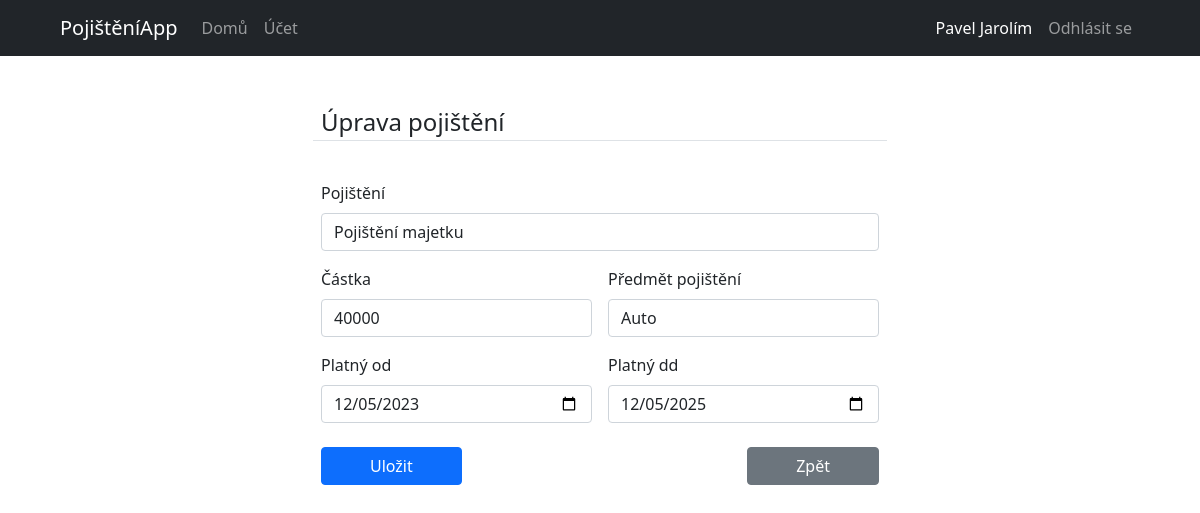
/účet/6/úprava_pojištění/9 (signed in), run on the app's committed database.
### root/models.py (models this page shows, shortened)
class Users(db.Model, UserMixin):
    id = db.Column(db.Integer, primary_key=True)
    first_name = db.Column(db.String(60), nullable=False)
    last_name = db.Column(db.String(60), nullable=False)
    email = db.Column(db.String(120), unique=True, nullable=False)
    password = db.Column(db.String(60), nullable=False)
    city = db.Column(db.String(60), nullable=False)
    address = db.Column(db.String(260), nullable=False)
    zip = db.Column(db.Integer, nullable=False)
    insurance = db.relationship("InsuredPersons", lazy=True, backref="insured_person")

class Insurances(db.Model):
    id = db.Column(db.Integer, primary_key=True)
    i_person_id = db.Column(db.Integer, db.ForeignKey(InsuredPersons.id))
    insurance_name = db.Column(db.String(120), nullable=False)
    amount = db.Column(db.Integer, nullable=False)
    insured_item = db.Column(db.String(60), nullable=False)
    valid_from = db.Column(db.DateTime, nullable=False)
    valid_till = db.Column(db.DateTime, nullable=False)

### root/insurance/routes.py (the view, shortened to what this page needs)
@insurances.route("/účet/<int:user_id>/úprava_pojištění/<int:ins_id>", methods=["GET", "POST"])
@login_required
def edit_insurance(user_id, ins_id):
    form = EditInsurance()
    if current_user and (current_user.email != "admin@blog.com"):
        user = InsuredPersons.query.filter_by(user_id=current_user.id).first()
        ins = Insurances.query.get_or_404(ins_id)
        if form.validate_on_submit():
            ins.insurance_name = form.insurance_name.data
            ins.amount = form.amount.data
            ins.insured_item = form.insured_item.data
            ins.valid_from = form.valid_from.data
            ins.valid_till = form.valid_till.data
            db.session.commit()
            flash("Změny byly uloženy!", "success")
            return redirect(url_for("users.my_account"))
        elif request.method == "GET":
            form.insurance_name.data = ins.insurance_name
            form.amount.data = ins.amount
            form.insured_item.data = ins.insured_item
            form.valid_from.data = ins.valid_from
            form.valid_till.data = ins.valid_till
    return render_template("edit_insurance.html", form=form, user=user, ins=ins, title="Úprava pojištění")

### root/insurance/forms.py
class EditInsurance(FlaskForm):
    insurance_name = SelectField("Pojištění", choices=[("Pojištění majetku", "Pojištění majetku"),
                                                       ("Pojištění osob", "Pojištění osob"),
                                                       ("Cestovní pojištění", "Cestovní pojištění"),
                                                       ("Zdravotní pojištění", "Zdravotní pojištění")])
    amount = IntegerField("Částka", validators=[DataRequired()])
    insured_item = StringField("Předmět pojištění", validators=[DataRequired()])
    valid_from = DateField("Platný od", validators=[DataRequired()])
    valid_till = DateField("Platný dd", validators=[DataRequired()])
    submit = SubmitField("Uložit")

### root/models.py (called while the page is built)
@login_manager.user_loader
def load_user(user_id):
    return Users.query.get(user_id)

### root/insurance/templates/edit_insurance.html (shortened to what this page needs)
{% extends "base.html" %}
{% block content %}
<div class="content-section">
      <form method="POST" class="w-50 m-auto" action="">
          <fieldset class="form-group row g-3">
              <legend class="border-bottom mb-4">Úprava pojištění</legend>
              <div class="col-md-12">
                  {{ form.insurance_name.label(class="form-label") }}
                  {{ form.insurance_name(class="form-control") }}
              </div>
              <div class="col-md-6">
                  {{ form.amount.label(class="form-label") }}
                  {{ form.amount(class="form-control") }}
              </div>
              <div class="col-md-6">
                  {{ form.insured_item.label(class="form-label") }}
                  {{ form.insured_item(class="form-control") }}
              </div>
              <div class="col-md-6">
                  {{ form.valid_from.label(class="form-label") }}
                  {{ form.valid_from(class="form-control") }}
              </div>
              <div class="col-md-6">
                  {{ form.valid_till.label(class="form-label") }}
                  {{ form.valid_till(class="form-control") }}
              </div>
          </fieldset>
          <div class="my-4 d-flex justify-content-between">
              {{ form.submit(class="btn btn-primary px-5") }}
              {% if current_user %}
                <a class="btn btn-secondary px-5" href="{{ url_for('users.my_account') }}" role="button">Zpět</a>
              {% else %}
                <a class="btn btn-secondary px-5" href="{{ url_for('users.user_account', user_id=user.id) }}" role="button">Zpět</a>
              {% endif %}
          </div>
      </form>
</div>
{% endblock %}

### root/main/templates/base.html (shortened to what this page needs)
<!DOCTYPE html>
<html lang="cs-cz">
    <head>
        <link rel="stylesheet" href="{{ url_for('static', filename='bootstrap-5.0.2-dist/css/bootstrap.min.css')}}">
    </head>
    <body>
        <header>
            {% block header %}
            <nav class="navbar navbar-expand-lg navbar-dark bg-dark">
                <div class="container-fluid mx-5">
                    <a class="navbar-brand" href="{{ url_for('main.home') }}">PojištěníApp</a>
                    <div class="collapse navbar-collapse" id="navbarNav">
                        <div class="navbar-nav">
                            {% if current_user.is_authenticated %}
                                <a class="nav-link {% if title == 'Domů' %}active{% endif %}" href="{{ url_for('main.home') }}">Domů</a>
                                {% if current_user.email == 'admin@blog.com' %}
                                    <a class="nav-link {% if title == 'Uživatelé' %}active{% endif %}" href="{{ url_for('users.users_management') }}">Uživatelé</a>
                                    <a class="nav-link {% if title == 'Pojištěnci' %}active{% endif %}" href="{{ url_for('users.insured_persons') }}">Pojištěnci</a>
                                {% else %}
                                    <a class="nav-link {% if title == 'Účet' %}active{% endif %}" href="{{ url_for('users.my_account') }}">Účet</a>
                                {% endif %}
                            {% else %}
                                <a class="nav-link {% if title == 'Domů' %}active{% endif %}" href="{{ url_for('main.home') }}">Domů</a>
                            {% endif %}
                        </div>
                        <div class="navbar-nav ms-auto">
                            {% if current_user.is_authenticated %}
                                <div class="text-white d-flex align-items-center pe-2">
                                    {% if current_user.email == 'admin@blog.com' %}
                                        {{ current_user.first_name }}
                                    {% else %}
                                        {{ current_user.first_name }} {{ current_user.last_name }}
                                    {% endif %}
                                </div>
                                <a class="nav-link {% if title == 'Odhlášení' %}active{% endif %}" href="{{ url_for('users.logout') }}">Odhlásit se</a>
                            {% else %}
                                <a class="nav-link {% if title == 'Přihlášení' %}active{% endif %}" href="{{ url_for('users.login') }}">Přihlášení</a>
                                <a class="nav-link {% if title == 'Registrace' %}active{% endif %}" href="{{ url_for('users.register') }}">Registrace</a>
                            {% endif %}
                        </div>
                    </div>
                </div>
            </nav>
            {% endblock %}
        </header>
        <main role="main" class="container mt-5">
            {% block content %}{% endblock %}
        </main>
    </body>
</html>

### data on the page
Users: first_name "Pavel", last_name "Jarolím"
Insurances: insurance_name "Pojištění majetku", amount "40000", insured_item "Auto", valid_from "12/05/2023", valid_till "12/05/2025"
